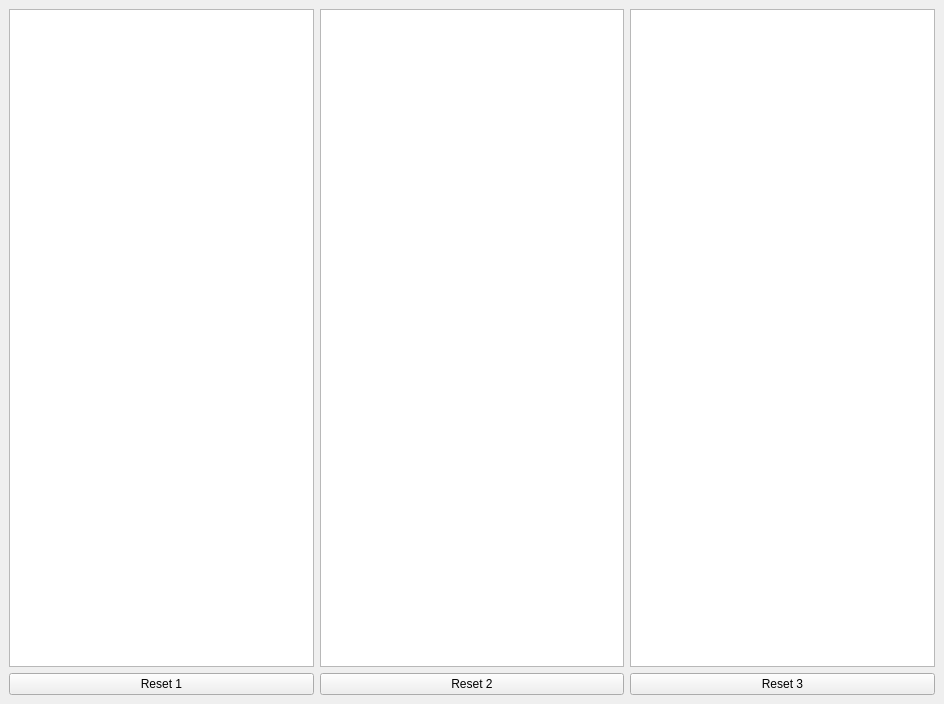
<?xml version="1.0" encoding="UTF-8"?>
<ui version="4.0">
 <class>MainWindowDesign</class>
 <widget class="QMainWindow" name="MainWindowDesign">
  <property name="geometry">
   <rect>
    <x>0</x>
    <y>0</y>
    <width>944</width>
    <height>704</height>
   </rect>
  </property>
  <property name="windowTitle">
   <string>QRosApp</string>
  </property>
  <property name="windowIcon">
   <iconset resource="../resources/images.qrc">
    <normaloff>:/images/icon.png</normaloff>:/images/icon.png</iconset>
  </property>
  <property name="locale">
   <locale language="English" country="Australia"/>
  </property>
  <widget class="QWidget" name="centralwidget">
   <layout class="QHBoxLayout" name="horizontalLayout_2">
    <item>
     <layout class="QHBoxLayout" name="horizontalLayout">
      <item>
       <layout class="QVBoxLayout" name="verticalLayout">
        <item>
         <widget class="QTextBrowser" name="textBrowser1"/>
        </item>
        <item>
         <widget class="QPushButton" name="reset1Button">
          <property name="text">
           <string>Reset 1</string>
          </property>
         </widget>
        </item>
       </layout>
      </item>
      <item>
       <layout class="QVBoxLayout" name="verticalLayout_2">
        <item>
         <widget class="QTextBrowser" name="textBrowser2"/>
        </item>
        <item>
         <widget class="QPushButton" name="reset2Button">
          <property name="text">
           <string>Reset 2</string>
          </property>
         </widget>
        </item>
       </layout>
      </item>
      <item>
       <layout class="QVBoxLayout" name="verticalLayout_3">
        <item>
         <widget class="QTextBrowser" name="textBrowser3"/>
        </item>
        <item>
         <widget class="QPushButton" name="reset3Button">
          <property name="text">
           <string>Reset 3</string>
          </property>
         </widget>
        </item>
       </layout>
      </item>
     </layout>
    </item>
   </layout>
  </widget>
  <action name="action_Quit">
   <property name="text">
    <string>&amp;Quit</string>
   </property>
   <property name="shortcut">
    <string>Ctrl+Q</string>
   </property>
   <property name="shortcutContext">
    <enum>Qt::ApplicationShortcut</enum>
   </property>
  </action>
  <action name="action_Preferences">
   <property name="text">
    <string>&amp;Preferences</string>
   </property>
  </action>
  <action name="actionAbout">
   <property name="text">
    <string>&amp;About</string>
   </property>
  </action>
  <action name="actionAbout_Qt">
   <property name="text">
    <string>About &amp;Qt</string>
   </property>
  </action>
 </widget>
 <resources>
  <include location="../resources/images.qrc"/>
 </resources>
 <connections>
  <connection>
   <sender>action_Quit</sender>
   <signal>triggered()</signal>
   <receiver>MainWindowDesign</receiver>
   <slot>close()</slot>
   <hints>
    <hint type="sourcelabel">
     <x>-1</x>
     <y>-1</y>
    </hint>
    <hint type="destinationlabel">
     <x>399</x>
     <y>299</y>
    </hint>
   </hints>
  </connection>
 </connections>
</ui>
